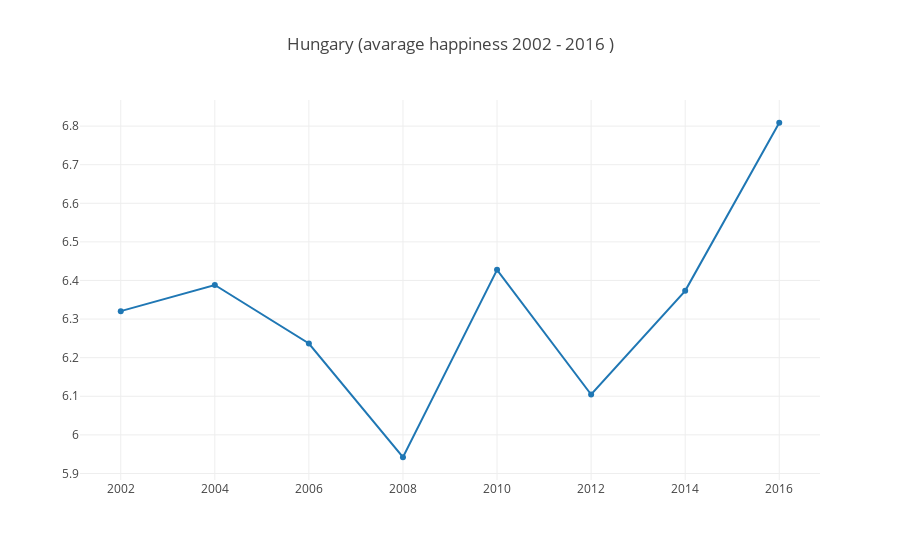

The notebook cell this image was saved under:
### Code cell
df_temp = df2.filter(col('cntry') == 'HU').filter(col('happy') < 11).select('happy','essround').groupBy('essround').mean('happy').sort(col('essround').desc()).toPandas()
py.iplot({
    "data": [go.Scatter(x=df_temp['essround'], y=df_temp['avg(happy)'])],
    "layout": go.Layout(title="Hungary (avarage happiness 2002 - 2016 )")
})

### Figure 1 — Plotly figure (JSON) as saved in the notebook; plotly's stock layout.template omitted (floating-point values rounded to 4 significant figures)
{"data": [{"type": "scatter", "uid": "24828a6e-5ae2-4044-911e-1e8fc524eb62", "x": [2016, 2014, 2012, 2010, 2008, 2006, 2004, 2002], "y": [6.809, 6.373, 6.105, 6.428, 5.942, 6.237, 6.388, 6.321]}], "layout": {"title": {"text": "Hungary (avarage happiness 2002 - 2016 )"}}}
